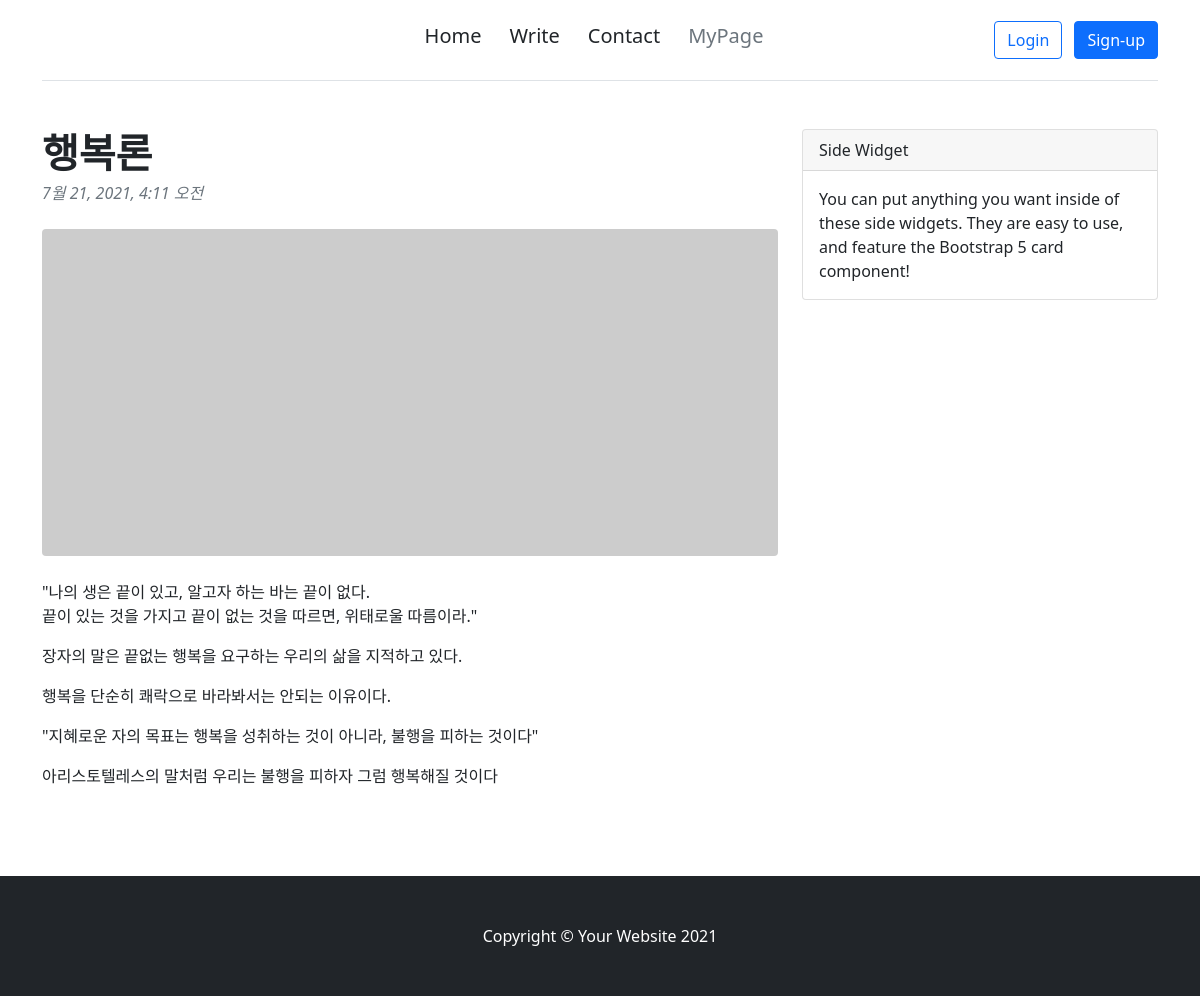
/mypage/detail/7/, run on the app's committed database.
### blogapp/models.py (models this page shows)
class Blog(models.Model):
    title = models.CharField(max_length=100)
    pub_date = models.DateTimeField(auto_now_add=True)
    author = models.ForeignKey(User, on_delete=models.SET_NULL, null=True, default=1)
    body = RichTextUploadingField()

### blogapp/views.py (the view)
# urls.py: path('mypage/detail/', blogapp.views.detail, name='detail'),
def detail(request, blog_id):
    blog_detail = get_object_or_404(Blog, pk=blog_id)
    return render(request, 'detail.html', {'blog_detail': blog_detail})

### blogapp/templates/detail.html (shortened to what this page needs)
<!DOCTYPE html>
<html lang="en">
    <head>
        <link href="https://cdn.jsdelivr.net/npm/bootstrap@5.0.2/dist/css/bootstrap.min.css" rel="stylesheet">
        <link href="css/styles.css" rel="stylesheet" />
    </head>
    <body>
        <nav class="navbar-expand-md ">
            <div class="container">
              <header class="d-flex flex-wrap align-items-center justify-content-center justify-content-md-between py-3 mb-4 border-bottom" >
                <a href="/" class="d-flex align-items-center col-md-3 mb-2 mb-md-0 text-dark text-decoration-none">
                  <svg class="bi me-2" width="40" height="32" role="img" aria-label="Bootstrap"><use xlink:href="#bootstrap"/></svg>
                </a>
                <ul class="nav col-12 col-md-auto mb-2 justify-content-center mb-md-0">
                  <h5><li style="padding-right: 12px;"><a href="/" class="nav-link px-2 link-dark">Home</a></li></h5>
                  <h5><li style="padding-right: 12px;"><a href="/write" class="nav-link px-2 link-dark">Write</a></li></h5>
                  <h5><li style="padding-right: 12px;"><a href="#" class="nav-link px-2 link-dark">Contact</a></li></h5>
                  <h5><li style="padding-right: 12px;"><a href="/mypage" class="nav-link px-2 link-secondary">MyPage</a></li></h5>
                </ul>
                <div class="col-md-3 text-end">
                  <button type="button" class="btn btn-outline-primary me-2">Login</button>
                  <button type="button" class="btn btn-primary">Sign-up</button>
                </div>
              </header>
            </div>
          </nav>
        <div class="container mt-5">
            <div class="row">
                <div class="col-lg-8">
                    <article>
                        <header class="mb-4">
                            <h1 class="fw-bolder mb-1">{{ blog_detail.title }}</h1>
                            <div class="text-muted fst-italic mb-2">{{ blog_detail.pub_date }}</div>
                        </header>
                        <figure class="mb-4"><img class="img-fluid rounded" src="https://dummyimage.com/900x400/ced4da/6c757d.jpg" alt="..." /></figure>
                        <section class="mb-5">
                            {{ blog_detail.body | safe }}
                        </section>
                    </article>
                </div>
                <div class="col-lg-4">
                    <div class="card mb-4">
                        <div class="card-header">Side Widget</div>
                        <div class="card-body">You can put anything you want inside of these side widgets. They are easy to use, and feature the Bootstrap 5 card component!</div>
                    </div>
                </div>
            </div>
        </div>
        <footer class="py-5 bg-dark">
            <div class="container"><p class="m-0 text-center text-white">Copyright &copy; Your Website 2021</p></div>
        </footer>
    </body>
</html>

### data on the page
Blog: title "행복론", pub_date "7월 21, 2021, 4:11 오전", body "\"나의 생은 끝이 있고, 알고자 하는 바는 끝이 없다. 끝이 있는 것을 가지고 끝이 없는 것을 따르면, 위태로울 따름이라.\" 장자의 말은 끝없는 행복을 요구하는 우리의 삶을 지적하고 있다. 행복을 단순히 쾌락으로 바라봐서는 안되는 이유이다. \"지혜로운 자의 목표는 행복을 성취하는 것이 아니라, 불행을 피하는 것이다\" 아리스토텔레스의 말처럼 우리는 불행을 피하자 그럼 행복해질 것이다"
